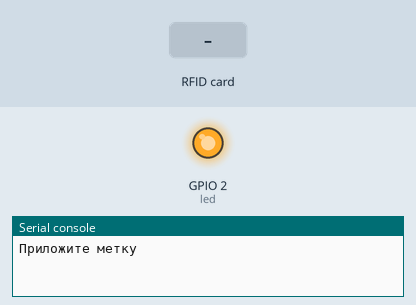
Recording of a program running on a simulated ESP32 board running MicroPython. On the bench: output pins drawn as LEDs (lit = HIGH), the last lines printed to the serial console. The inputs (shaded band) are chosen by the test bench. The interpreter's speed is modelled, so counts of loop turns are approximate; the RFID card's data blocks start empty; library files of the repository ran but are not shown: mfrc522.py; pins used as bus, display or sensor lines are not drawn.

Above: at 1.2 s.
1.3 s: RFID card 5E 7A 19 C4 held to the reader
At 1.8 s:
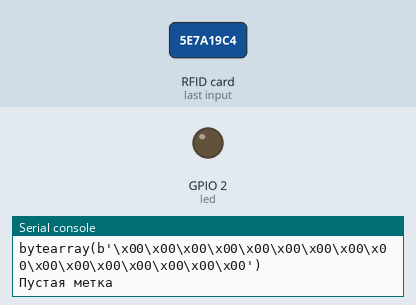
Timing chart, 0 to 4.3 s (numbered marks = the images above; inputs shaded):
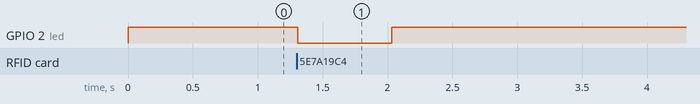

The program:

test.py
```python
import mfrc522
from machine import Pin, SPI
from time import sleep_ms

# ВАШИ пины (по схеме, которую мы использовали)
cs = Pin(22, Pin.OUT)   # SDA/CS
rst = Pin(21, Pin.OUT)  # RST
led = Pin(2, Pin.OUT)

vspi = SPI(2)   # используем тот же SPI2, что и в основном коде
rdr = mfrc522.MFRC522(spi=vspi, gpioRst=rst, gpioCs=cs)
led.on()
print('Приложите метку')

def get_exact_text(chunks):
    full_data = bytearray()
    for c in chunks:
        full_data.extend(c)
    try:
        if b'T' not in full_data:
            return "Пустая метка"
        t_idx = full_data.index(b'T')
        payload_len = full_data[t_idx - 1]
        status_byte = full_data[t_idx + 1]
        lang_len = status_byte & 0x3F
        text_start = t_idx + 2 + lang_len
        pure_text_len = payload_len - (1 + lang_len)
        text_bytes = full_data[text_start : text_start + pure_text_len]
        return text_bytes.decode('utf-8')
    except Exception as e:
        return f"Ошибка: {e}"

while True:
    (stat, tag_type) = rdr.request(rdr.REQIDL)
    if stat == rdr.OK:
        (stat, raw_uid) = rdr.anticoll()
        led.off()
        if stat == rdr.OK:
            if rdr.select_tag(raw_uid) == rdr.OK:
                blockArray = bytearray(16)
                for sector in range(0, 6):
                    rdr.read(sector, into=blockArray)
                    print("Blok dat c.%d: " % sector, end="")
                    print('-'.join(f'{b:02x}' for b in blockArray))
                    print(blockArray)
                    if sector==4:
                        blockArray0=blockArray
                    if sector==5:
                        print(get_exact_text([blockArray0,blockArray]))
                rdr.stop_crypto1()
            else:
                print("Ошибка выбора")
            sleep_ms(100)
            led.on()
            print("Приложите метку")
```

Measured:
- after the input at 1.3 s, GPIO 2 (led): HIGH → LOW at once, → HIGH 0.73 s later
